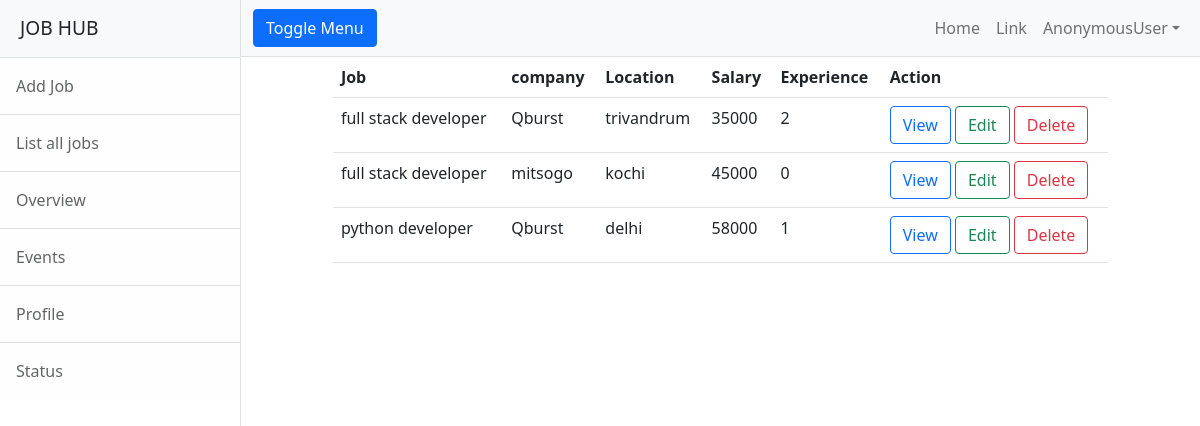
Screenshot of /employer/jobs/all with the database file from the repository.
### employer/models.py (models this page shows, shortened)
class Jobs(models.Model):
    job_title=models.CharField(max_length=150)
    company_name=models.CharField(max_length=150)
    location=models.CharField(max_length=100)
    salary=models.PositiveIntegerField(null=True)
    experience=models.PositiveIntegerField(default=0)

### employer/views.py (the view)
# urls.py: path('jobs/all',views.ListJobview.as_view(),name='emp-listjob'),
class ListJobview(ListView):
    model = Jobs
    context_object_name = "jobs"
    template_name = "emp-listjob.html"

### employer/templates/emp-listjob.html
{%extends 'base.html' %}
{%block body_block%}
<div class="row">
    <div class="col-1"></div>
    <div class="col-10">
        <table class="table">
            <tr>
                <th>Job</th>
                <th>company</th>
                <th>Location</th>
                <th>Salary</th>
                <th>Experience</th>
                <th>Action</th>
            </tr>
            {%for job in jobs%}
            <tr>
                <td>{{job.job_title}}</td>
                <td>{{job.company_name}}</td>
                <td>{{job.location}}</td>
                <td>{{job.salary}}</td>
                <td>{{job.experience}}</td>
                <td>
                    <a href="{%url 'emp-jobdetail' job.id%}" class="btn btn-outline-primary">View</a>
                    <a href="{%url 'emp-editjob' job.id%}" class="btn btn-outline-success">Edit</a>
                    <a href="{%url 'emp-deletejob' job.id%}" class="btn btn-outline-danger">Delete</a>
                </td>
            </tr>
            {%endfor%}
        </table>
    </div>
    <div class="col-1"></div>
</div>
{%endblock%}

### employer/templates/base.html (shortened to what this page needs)
<!DOCTYPE html>
{%load static%}
<html lang="en">
    <head>
        <link href="{%static 'css/styles.css'%}" rel="stylesheet" />
    </head>
    <body>
        <div class="d-flex" id="wrapper">
            <div class="border-end bg-white" id="sidebar-wrapper">
                <div class="sidebar-heading border-bottom bg-light">JOB HUB</div>
                <div class="list-group list-group-flush">
                    <a class="list-group-item list-group-item-action list-group-item-light p-3" href="{%url 'emp-addjob'%}">Add Job</a>
                    <a class="list-group-item list-group-item-action list-group-item-light p-3" href="{%url 'emp-listjob'%}">List all jobs</a>
                    <a class="list-group-item list-group-item-action list-group-item-light p-3" href="#!">Overview</a>
                    <a class="list-group-item list-group-item-action list-group-item-light p-3" href="#!">Events</a>
                    <a class="list-group-item list-group-item-action list-group-item-light p-3" href="#!">Profile</a>
                    <a class="list-group-item list-group-item-action list-group-item-light p-3" href="#!">Status</a>
                </div>
            </div>
            <div id="page-content-wrapper">
                <nav class="navbar navbar-expand-lg navbar-light bg-light border-bottom">
                    <div class="container-fluid">
                        <button class="btn btn-primary" id="sidebarToggle">Toggle Menu</button>
                        <div class="collapse navbar-collapse" id="navbarSupportedContent">
                            <ul class="navbar-nav ms-auto mt-2 mt-lg-0">
                                <li class="nav-item active"><a class="nav-link" href="{%url 'emp-home'%}">Home</a></li>
                                <li class="nav-item"><a class="nav-link" href="#!">Link</a></li>
                                <li class="nav-item dropdown">
                                    <a class="nav-link dropdown-toggle" id="navbarDropdown" href="#" role="button" data-bs-toggle="dropdown" aria-haspopup="true" aria-expanded="false">{{request.user}}</a>
                                </li>
                            </ul>
                        </div>
                    </div>
                </nav>
                <div class="container-fluid">
                    {%block body_block%}
                    {%endblock%}
                </div>
            </div>
        </div>
    </body>
</html>

### rows the page displays
Jobs: job_title "full stack developer", company_name "Qburst", location "trivandrum", salary "35000", experience "2"
Jobs: job_title "full stack developer", company_name "mitsogo", location "kochi", salary "45000", experience "0"
Jobs: job_title "python developer", company_name "Qburst", location "delhi", salary "58000", experience "1"

### other values shown
{{ request.user }} "AnonymousUser"
